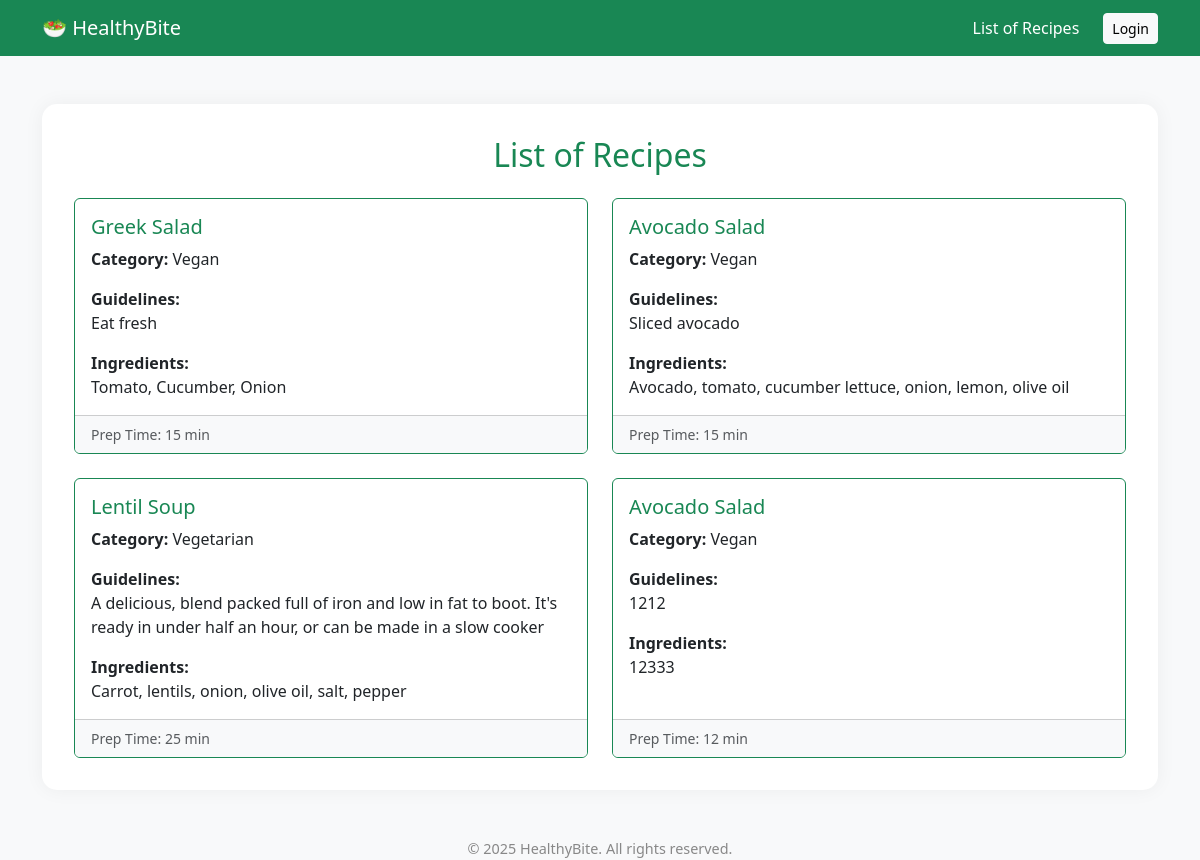
The page / on the database its author committed.
### app/models/recipe_models.py (models this page shows)
class Recipe(db.Model):
    id = db.Column(db.Integer, primary_key=True)
    name = db.Column(db.String(100), nullable=False)
    category = db.Column(db.String(50))
    ingredients = db.Column(db.Text, nullable=False)
    instructions = db.Column(db.Text, nullable=False)
    prep_time = db.Column(db.Integer, nullable=False)

### app/controllers.py (the view)
    @app.route('/')
    def index():
        recipes = recipe_service.get_all_recipes()
        return render_template('index.html', recipes=recipes)

### app/services/concrete_recipe_service.py (called while the page is built)
    def get_all_recipes(self) -> list[Recipe]:
        return Recipe.query.all()

### app/templates/index.html (shortened to what this page needs)
{% extends 'base.html' %}
{% block content %}
  <h2 class="text-center mb-4 text-success">List of Recipes</h2>
  {% if recipes %}
    <div class="row row-cols-1 row-cols-md-2 g-4">
      {% for recipe in recipes %}
      <div class="col">
        <div class="card h-100 border-success">
          <div class="card-body">
            <h5 class="card-title text-success">{{ recipe.name }}</h5>
            <p class="card-text"><strong>Category:</strong> {{ recipe.category or 'No Category' }}</p>
            <p class="card-text"><strong>Guidelines:</strong><br> {{ recipe.instructions }}</p>
            <p class="card-text"><strong>Ingredients:</strong><br> {{ recipe.ingredients }}</p>
          </div>
          <div class="card-footer bg-light d-flex justify-content-between align-items-center">
            <small class="text-muted">Prep Time: {{ recipe.prep_time }} min</small>
          </div>
        </div>
      </div>
      {% endfor %}
    </div>
  {% else %}
    <div class="alert alert-warning text-center" role="alert">
      There's no recipes registered yet.
    </div>
  {% endif %}
{% endblock %}

### app/templates/base.html (style rules this page uses)
body { background-color: #f8f9fa; }

### rows shown on the page
Recipe: name "Greek Salad", category "Vegan", instructions "Eat fresh", ingredients "Tomato, Cucumber, Onion", prep_time "15"
Recipe: name "Avocado Salad", category "Vegan", instructions "Sliced avocado", ingredients "Avocado, tomato, cucumber lettuce, onion, lemon, olive oil", prep_time "15"
Recipe: name "Lentil Soup", category "Vegetarian", instructions "A delicious, blend packed full of iron and low in fat to boot. It's ready in under half an hour, or can be made in a slow cooker", ingredients "Carrot, lentils, onion, olive oil, salt, pepper", prep_time "25"
Recipe: name "Avocado Salad", category "Vegan", instructions "1212", ingredients "12333", prep_time "12"

### other values the page prints
{{ 2025 }} "2025"
